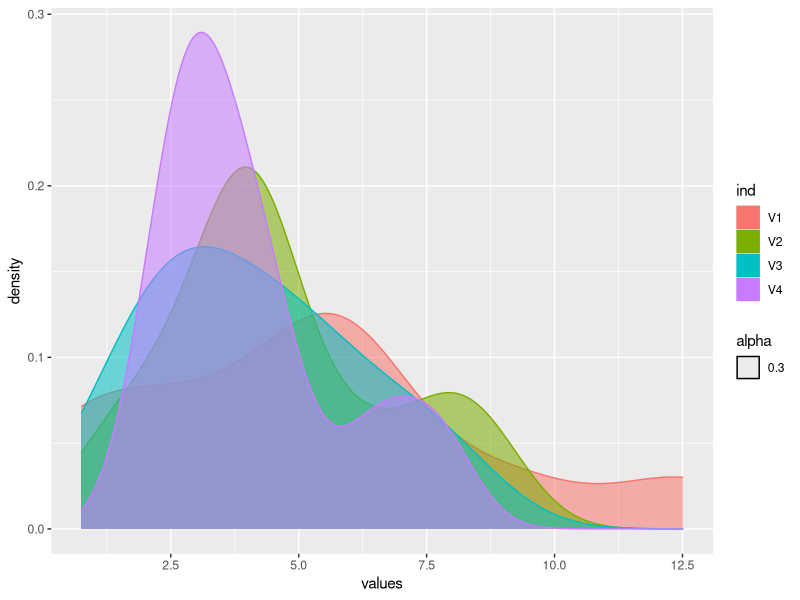

The R source for this figure:
# Follows example 5.19 from Stats Devore 8th edition
# Material strength for a random specimen.  The goal here is to create
# 4 different random samples of size 10 from a weibull distribution
# and understand how means, variance and std dev vary between samples

library("ggplot2")

n <- 10
shape <- 2
scale <- 5

# Density Curve - the p of a material strength measurement
# occuring at a specifc point (we can't have a specific (P=X))
# in a continuous function

s1 <- rweibull(n, shape, scale)
s2 <- rweibull(n, shape, scale)
s3 <- rweibull(n, shape, scale)
s4 <- rweibull(n, shape, scale)

dat <- cbind(s1,s2,s3,s4)
m <- matrix(data=dat, nrow=10, ncol=4)

# Convert the matrix into a dataframe.
df <- as.data.frame(m)

# Stack the dataframes
dfs <- stack(df)

# geom_histogram takes discrete values and plots them in a 
# histogram bin
#g <- ggplot(dfs, aes(x=values)) + geom_histogram(binwidth=.5)

g <- ggplot(dfs, aes(x=values)) + geom_density(aes(group=ind, colour=ind, fill=ind, alpha=0.3))

print(g)
